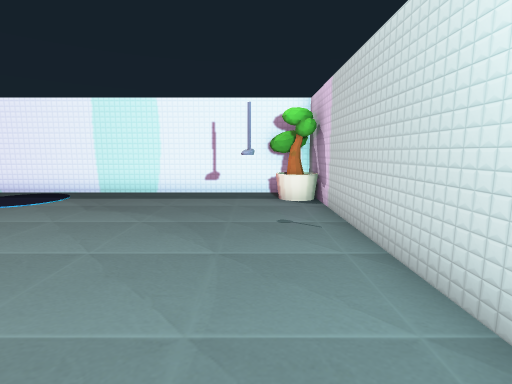
View 1 (above)

21 first-person views from a walk through a scene from a Unity 3-D project. The camera is 1.3 m above the floor, tilts 8° down and sees 85° across. The floor is counted in squares, 1 m on a side. Each view is taken from the middle of a square. On the plan, view 1 faces up. The plan holds only what a view shows up to about 13 squares ahead; the rest is blank. The place goes on beyond the plan. The player character is not drawn. Some animated figures are left out. Some surface patterns are stand-ins.

View 2
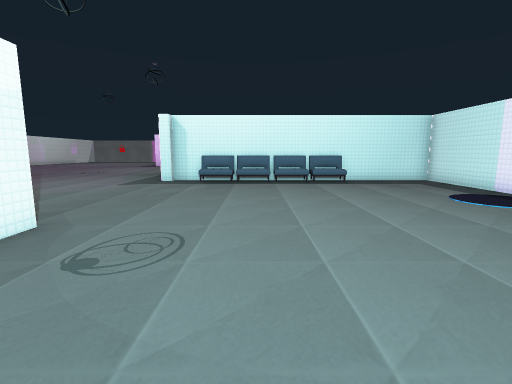

View 3
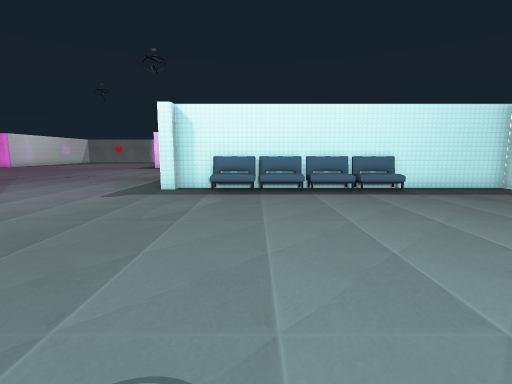

View 4
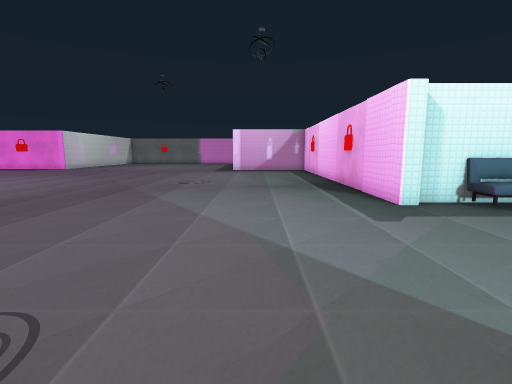

View 5
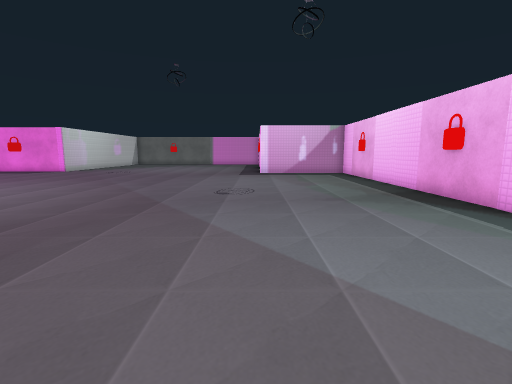

View 6
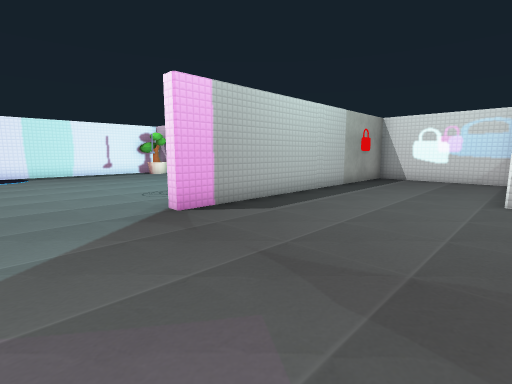

View 7
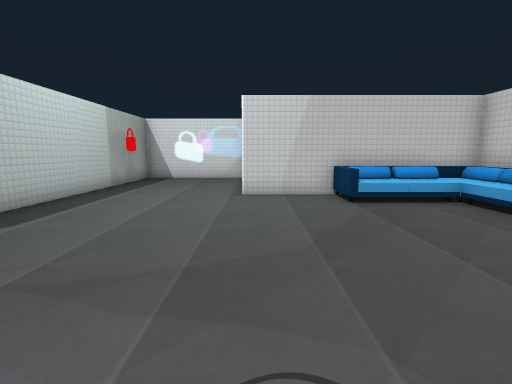

View 8
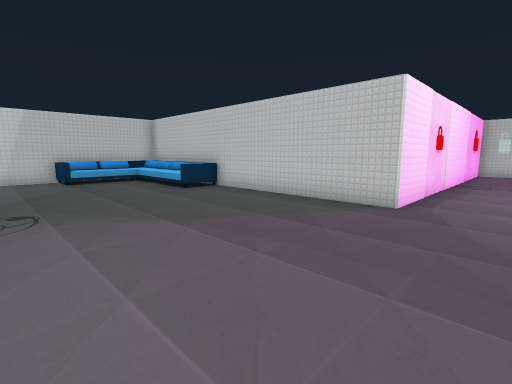

View 9
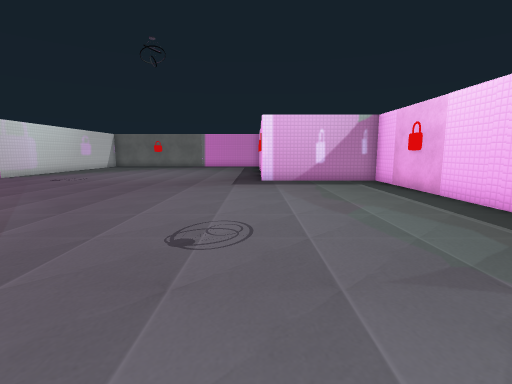

View 10
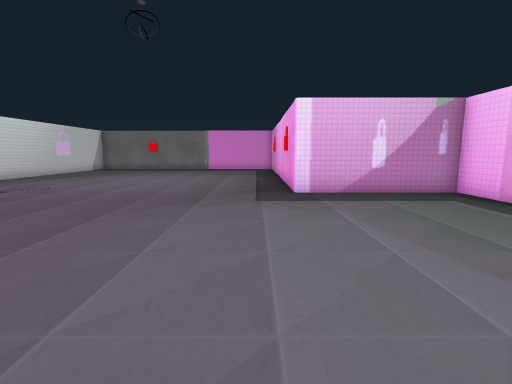

View 11
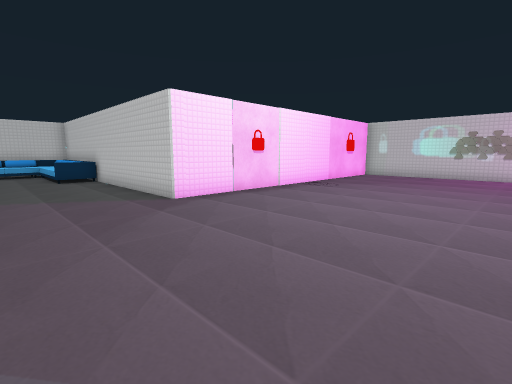

View 12
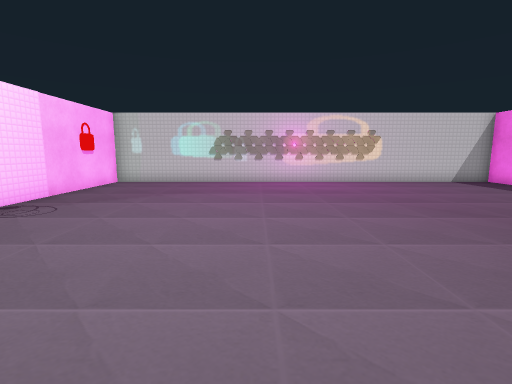

View 13
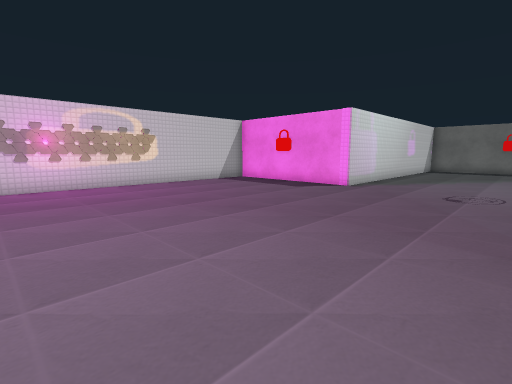

View 14
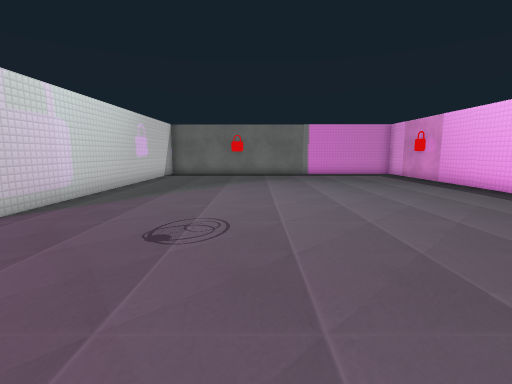

View 15
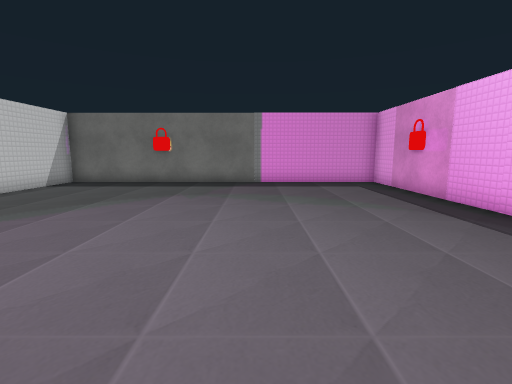

View 16
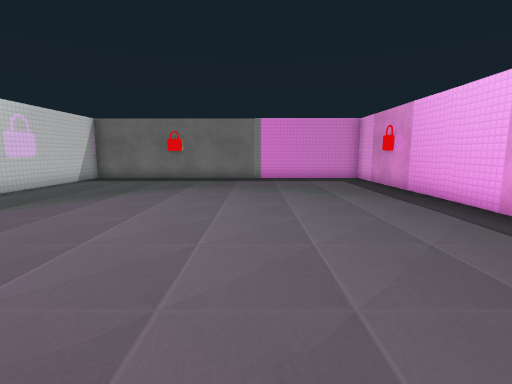

View 17
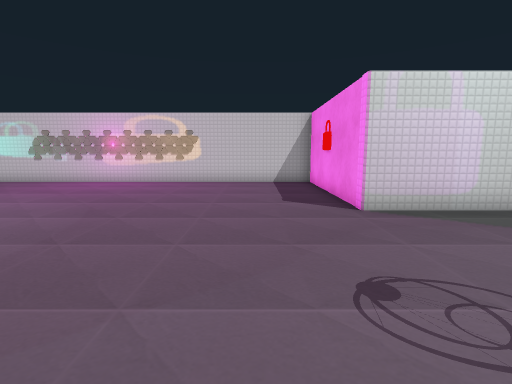

View 18
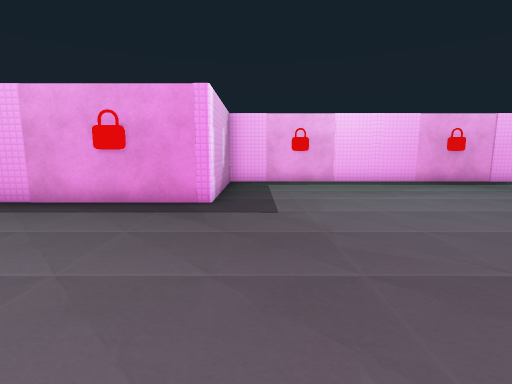

View 19
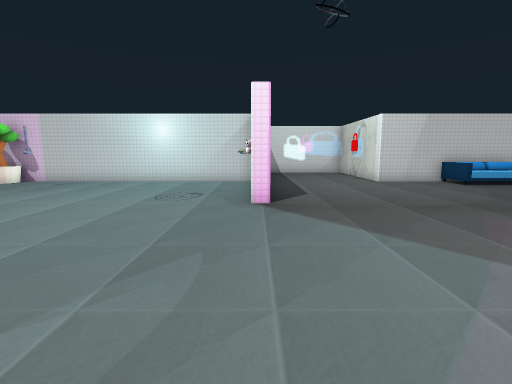

View 20
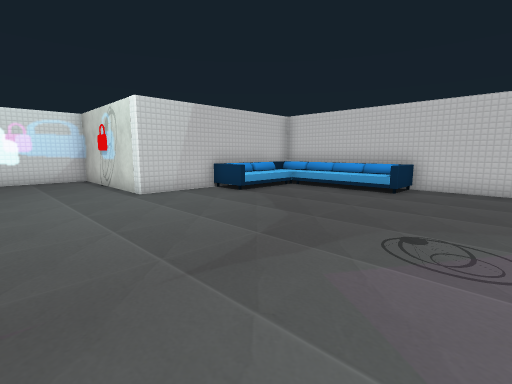

View 21
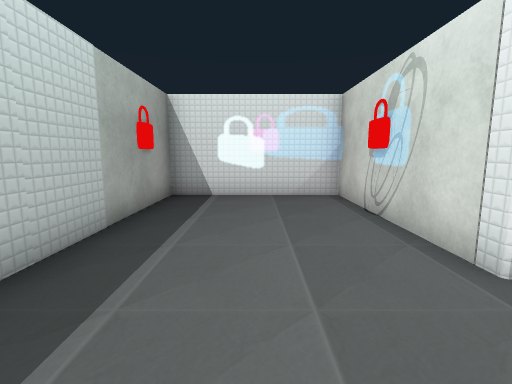

### Floor plan
Points are (right, up) in squares from view 1. A wall is a line through its corners. A room is listed if a view was taken in it or the views show most of it. See-through windows are left out.
Room 1 (views 1, 2, 3, 4, 5, 6, 7, 8, 9, 10, 11, 12, 13, 14, 15, 16, 17, 18, 19, 20, 21)
walls: (-11.9, -2.9) (-11.9, -3.4) (-26.2, -3.4) (-26.2, -8.7) (-39.5, -8.7) (-39.5, -22.2) (-27.4, -22.2) (-27.4, -28.5) (-22.4, -28.5); (-12.3, -1.5) (-12.3, -2.9); (-3.6, -15.9) (1.7, -15.9) (1.7, -8.6) (7.6, -8.6) (7.6, -3.4) (-3.9, -3.4) (-3.9, -2.9) (-3, -2.9); (-14.6, -28.5) (-10.8, -28.5) (-10.8, -15.9) (-4.6, -15.9); (1.7, -2.9) (1.7, 9.2) (-12.3, 9.2) (-12.3, 4.4)
objects: other object (-22, -29); other object (-21, -29); other object (-20, -29); other object (-19, -29); other object (-18, -29); other object (-17, -29); other object (-16, -29); other object (-15, -29); other object (-12, -1) to (-11, -1); other object (-12, 0) to (-11, 1); other object (-12, 2) to (-11, 3); other object (-12, 4) to (-11, 4); other object (0, 6); other object (1, 8) to (1, 9)

Where each view was taken, in squares from view 1:
view 1: 0 up, 0 right, facing up
view 2: 1 up, 1 right, facing left
view 3: 0 up, 2 left, facing left
view 4: 7 down, 5 left, facing left
view 5: 9 down, 8 left, facing left
view 6: 9 down, 7 left, facing up-right
view 7: 9 down, 7 left, facing right
view 8: 9 down, 13 left, facing down-right
view 9: 9 down, 13 left, facing left
view 10: 10 down, 17 left, facing left
view 11: 12 down, 18 left, facing down-right
view 12: 16 down, 17 left, facing down
view 13: 17 down, 17 left, facing down-left
view 14: 17 down, 22 left, facing left
view 15: 14 down, 27 left, facing left
view 16: 14 down, 25 left, facing left
view 17: 16 down, 25 left, facing down
view 18: 16 down, 25 left, facing up
view 19: 3 down, 11 left, facing right
view 20: 5 down, 7 left, facing down-right
view 21: 6 down, 1 left, facing right
